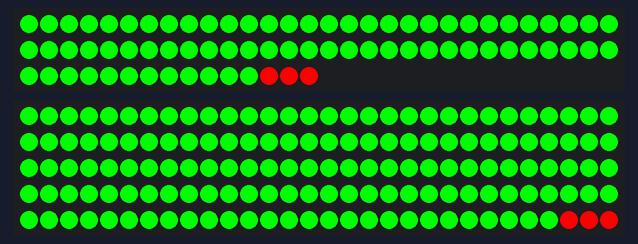
Recording of a sketch running on a simulated Arduino Uno, built with avr-gcc and run on an emulated ATmega328P. Parts: 75 RGB LEDs in strip order, left to right, continuing on the next row, 150 RGB LEDs in strip order, left to right, continuing on the next row.

Above: at 0.14 s.
At 4.56 s:
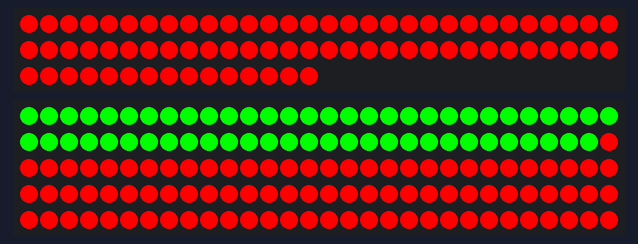
At 10.6 s:
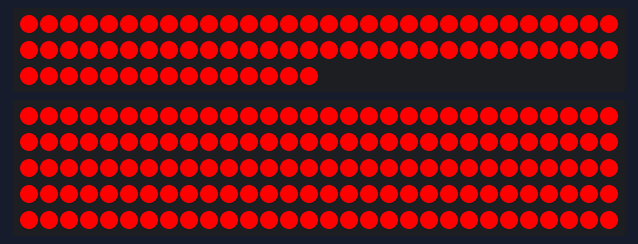
At 16.54 s:
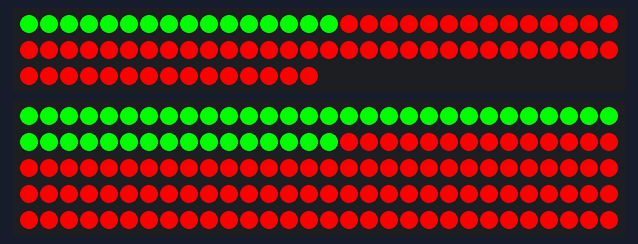
At 22.54 s:
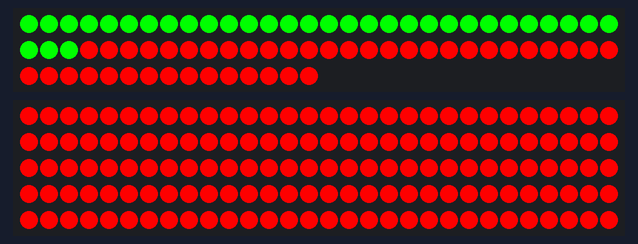
At 39.86 s:
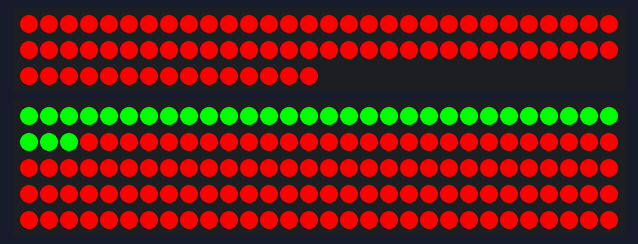

The sketch:

redPropogatingGarageTest.ino
```cpp
// green base state with propogating red for first garage test

#include <Adafruit_NeoPixel.h>
#include <CapacitiveSensor.h>

// Which pin on the Arduino is connected to the NeoPixels?
int LEDPIN6 = 6;
int LEDPIN7 = 7;
//int LEDPIN8 = 8;
//int LEDPIN9 = 9;

// How many NeoPixels are attached to the Arduino?
int NUMPIXELS6 = 75;
int NUMPIXELS7 = 150;
//int NUMPIXELS8 = 75;
//int NUMPIXELS9 = 75;

// When we setup the NeoPixel library, we tell it how many pixels, and which pin to use to send signals.
Adafruit_NeoPixel pixels6 = Adafruit_NeoPixel(NUMPIXELS6, LEDPIN6, NEO_GRB + NEO_KHZ800);
Adafruit_NeoPixel pixels7 = Adafruit_NeoPixel(NUMPIXELS7, LEDPIN7, NEO_GRB + NEO_KHZ800);
//Adafruit_NeoPixel pixels8 = Adafruit_NeoPixel(NUMPIXELS8, LEDPIN8, NEO_GRB + NEO_KHZ800);
//Adafruit_NeoPixel pixels9 = Adafruit_NeoPixel(NUMPIXELS9, LEDPIN9, NEO_GRB + NEO_KHZ800);

int long startWave1 = 0;
int long startWave2 = 0;

int delayval = 50; // delay between loops in msec

void setup() {
  pixels6.begin();
  pixels7.begin();
//  pixels8.begin();
//  pixels9.begin();
  Serial.begin(9600);
}

int traveler = 0;

void loop() {

  for(int k = 0; k < NUMPIXELS6; k++){
    pixels6.setPixelColor(k, 0, 255, 0);
  }
  for(int l = 0; l < NUMPIXELS7; l++){
    pixels7.setPixelColor(l, 0, 255, 0);
  }
//  for(int m = 0; m < NUMPIXELS8; m++){
//    pixels8.setPixelColor(m, 0, 255, 0);
//  }
//  for(int n = 0; n < NUMPIXELS9; n++){
//    pixels9.setPixelColor(n, 0, 255, 0);
//  }

  for (int p = NUMPIXELS6 - floor(millis()-startWave1)/50; p < NUMPIXELS6; p++){
      pixels6.setPixelColor(p, 250,0,0);
  }

  for (int q = NUMPIXELS7 - floor(millis()-startWave2)/50; q < NUMPIXELS7; q++){
      pixels7.setPixelColor(q, 250,0,0);
  }

  pixels6.show();
  pixels7.show();
//  pixels8.show();
//  pixels9.show();

  delay(delayval);

  if (millis() - startWave1 > 6800){
    startWave1 = millis();
  }

  if (millis() - startWave2 > 11300){
    startWave2 = millis();
  }
}
```

Measured:
- what the display in image 2 shows lasts 0.8 s, from 10.5 s to 11.3 s
